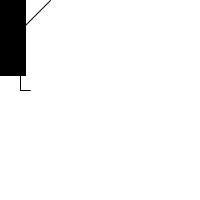
Frame 1 (no input)
Frame 60 (the mouse pressed at the canvas centre just before this capture): identical to frame 1, image omitted
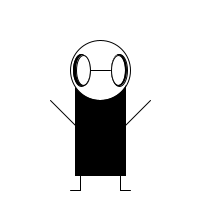
Frame 120 (the mouse held since frame 60 and released just before this capture)

The Processing sketch that drew these frames (run headless with seeded random() and noise(); from frame 60 on, the mouse is pressed at the canvas centre):

// Processing sketch: processing_122819
// ── processing_122819.pde

void setup() {
  size(200, 200);

}

void draw() {
  background(255, 255, 255);
  stroke(0);
  fill(0, 0, 0);
  rectMode(CENTER);
  rect(mouseX, mouseY+25, 50, 100);
  line(mouseX-50, mouseY, mouseX, mouseY+50); 
  line(mouseX, mouseY+50, mouseX+50, mouseY);
  fill(255);                
  ellipse(mouseX, mouseY-30, 60, 60);  
  fill(0);                   
  ellipse(mouseX-19, mouseY-30, 16, 32);   
  ellipse(mouseX+19, mouseY-30, 16, 32);
  fill(255, 255, 255);
  ellipse(mouseX-17, mouseY-30, 14, 30);
  ellipse(mouseX+18, mouseY-30, 14, 30);
  line(mouseX-10, mouseY-30, mouseX+10, mouseY-30);
  line(mouseX+20,mouseY+90,mouseX+20,mouseY+75);
  line( mouseX-20,mouseY+90,mouseX-20,mouseY+75);
  line( mouseX+20,mouseY+90,mouseX+30,mouseY+90);
  line( mouseX-20,mouseY+90,mouseX-30,mouseY+90);
}
